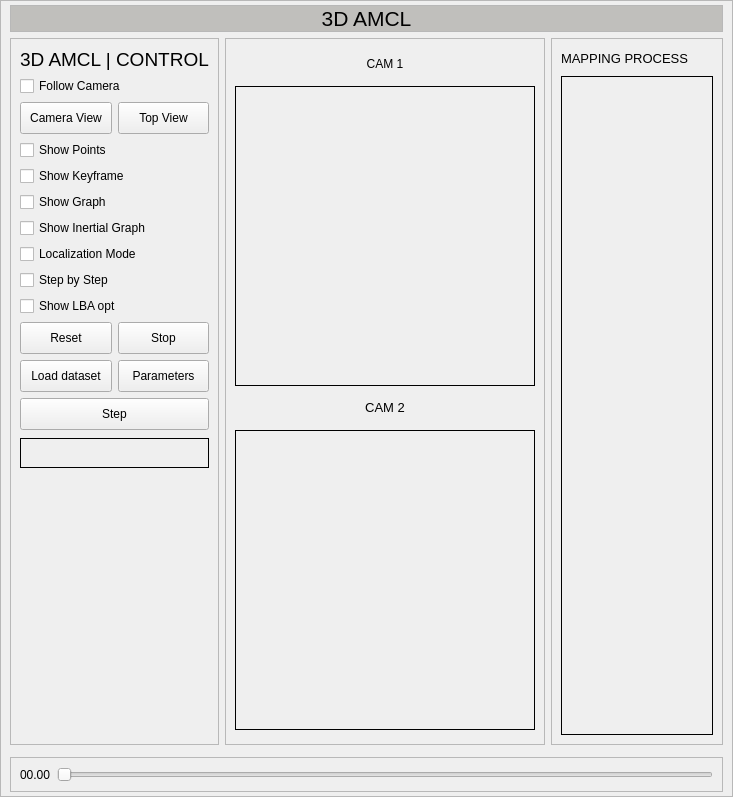
<?xml version="1.0" encoding="UTF-8"?>
<ui version="4.0">
 <class>Form</class>
 <widget class="QWidget" name="Form">
  <property name="geometry">
   <rect>
    <x>0</x>
    <y>0</y>
    <width>733</width>
    <height>797</height>
   </rect>
  </property>
  <property name="windowTitle">
   <string>Form</string>
  </property>
  <layout class="QVBoxLayout" name="verticalLayout">
   <property name="leftMargin">
    <number>0</number>
   </property>
   <property name="topMargin">
    <number>0</number>
   </property>
   <property name="rightMargin">
    <number>0</number>
   </property>
   <property name="bottomMargin">
    <number>0</number>
   </property>
   <item>
    <widget class="QFrame" name="frame_7">
     <property name="frameShape">
      <enum>QFrame::StyledPanel</enum>
     </property>
     <property name="frameShadow">
      <enum>QFrame::Raised</enum>
     </property>
     <layout class="QVBoxLayout" name="verticalLayout_7">
      <property name="leftMargin">
       <number>9</number>
      </property>
      <property name="topMargin">
       <number>4</number>
      </property>
      <property name="rightMargin">
       <number>9</number>
      </property>
      <property name="bottomMargin">
       <number>4</number>
      </property>
      <item>
       <widget class="QFrame" name="frame">
        <property name="maximumSize">
         <size>
          <width>16777215</width>
          <height>35</height>
         </size>
        </property>
        <property name="frameShape">
         <enum>QFrame::StyledPanel</enum>
        </property>
        <property name="frameShadow">
         <enum>QFrame::Raised</enum>
        </property>
        <layout class="QVBoxLayout" name="verticalLayout_5">
         <property name="spacing">
          <number>6</number>
         </property>
         <property name="leftMargin">
          <number>0</number>
         </property>
         <property name="topMargin">
          <number>0</number>
         </property>
         <property name="rightMargin">
          <number>0</number>
         </property>
         <property name="bottomMargin">
          <number>0</number>
         </property>
         <item>
          <widget class="QLabel" name="label_8">
           <property name="styleSheet">
            <string notr="true">background-color: rgb(192, 191, 188);</string>
           </property>
           <property name="text">
            <string>&lt;html&gt;&lt;head/&gt;&lt;body&gt;&lt;p align=&quot;center&quot;&gt;&lt;span style=&quot; font-size:16pt;&quot;&gt;3D AMCL&lt;/span&gt;&lt;/p&gt;&lt;/body&gt;&lt;/html&gt;</string>
           </property>
          </widget>
         </item>
        </layout>
       </widget>
      </item>
      <item>
       <widget class="QFrame" name="frame_2">
        <property name="frameShape">
         <enum>QFrame::NoFrame</enum>
        </property>
        <property name="frameShadow">
         <enum>QFrame::Raised</enum>
        </property>
        <layout class="QVBoxLayout" name="verticalLayout_6">
         <property name="leftMargin">
          <number>0</number>
         </property>
         <property name="topMargin">
          <number>0</number>
         </property>
         <property name="rightMargin">
          <number>0</number>
         </property>
         <property name="bottomMargin">
          <number>0</number>
         </property>
         <item>
          <layout class="QHBoxLayout" name="horizontalLayout_5">
           <item>
            <widget class="QFrame" name="frame_6">
             <property name="frameShape">
              <enum>QFrame::NoFrame</enum>
             </property>
             <property name="frameShadow">
              <enum>QFrame::Raised</enum>
             </property>
             <layout class="QHBoxLayout" name="horizontalLayout">
              <property name="spacing">
               <number>6</number>
              </property>
              <property name="leftMargin">
               <number>0</number>
              </property>
              <property name="topMargin">
               <number>0</number>
              </property>
              <property name="rightMargin">
               <number>0</number>
              </property>
              <property name="bottomMargin">
               <number>6</number>
              </property>
              <item>
               <widget class="QFrame" name="frame_3">
                <property name="maximumSize">
                 <size>
                  <width>250</width>
                  <height>16777215</height>
                 </size>
                </property>
                <property name="frameShape">
                 <enum>QFrame::StyledPanel</enum>
                </property>
                <property name="frameShadow">
                 <enum>QFrame::Raised</enum>
                </property>
                <layout class="QVBoxLayout" name="verticalLayout_2">
                 <property name="spacing">
                  <number>6</number>
                 </property>
                 <item>
                  <widget class="QLabel" name="label">
                   <property name="maximumSize">
                    <size>
                     <width>16777215</width>
                     <height>22</height>
                    </size>
                   </property>
                   <property name="styleSheet">
                    <string notr="true">font: 25 11pt &quot;URW Bookman&quot;;</string>
                   </property>
                   <property name="text">
                    <string>&lt;html&gt;&lt;head/&gt;&lt;body&gt;&lt;p&gt;&lt;span style=&quot; font-size:14pt;&quot;&gt;3D AMCL | CONTROL&lt;/span&gt;&lt;/p&gt;&lt;/body&gt;&lt;/html&gt;</string>
                   </property>
                  </widget>
                 </item>
                 <item>
                  <widget class="QCheckBox" name="checkBox">
                   <property name="text">
                    <string>Follow Camera</string>
                   </property>
                  </widget>
                 </item>
                 <item>
                  <layout class="QHBoxLayout" name="horizontalLayout_2">
                   <item>
                    <widget class="QPushButton" name="pushButton">
                     <property name="minimumSize">
                      <size>
                       <width>0</width>
                       <height>32</height>
                      </size>
                     </property>
                     <property name="text">
                      <string>Camera View</string>
                     </property>
                    </widget>
                   </item>
                   <item>
                    <widget class="QPushButton" name="pushButton_2">
                     <property name="minimumSize">
                      <size>
                       <width>0</width>
                       <height>32</height>
                      </size>
                     </property>
                     <property name="text">
                      <string>Top View</string>
                     </property>
                    </widget>
                   </item>
                  </layout>
                 </item>
                 <item>
                  <widget class="QCheckBox" name="checkBox_2">
                   <property name="text">
                    <string>Show Points</string>
                   </property>
                  </widget>
                 </item>
                 <item>
                  <widget class="QCheckBox" name="checkBox_3">
                   <property name="text">
                    <string>Show Keyframe</string>
                   </property>
                  </widget>
                 </item>
                 <item>
                  <widget class="QCheckBox" name="checkBox_4">
                   <property name="text">
                    <string>Show Graph</string>
                   </property>
                  </widget>
                 </item>
                 <item>
                  <widget class="QCheckBox" name="checkBox_5">
                   <property name="text">
                    <string>Show Inertial Graph</string>
                   </property>
                  </widget>
                 </item>
                 <item>
                  <widget class="QCheckBox" name="checkBox_6">
                   <property name="text">
                    <string>Localization Mode</string>
                   </property>
                  </widget>
                 </item>
                 <item>
                  <widget class="QCheckBox" name="checkBox_7">
                   <property name="text">
                    <string>Step by Step</string>
                   </property>
                  </widget>
                 </item>
                 <item>
                  <widget class="QCheckBox" name="checkBox_8">
                   <property name="text">
                    <string>Show LBA opt</string>
                   </property>
                  </widget>
                 </item>
                 <item>
                  <layout class="QHBoxLayout" name="horizontalLayout_3">
                   <item>
                    <widget class="QPushButton" name="pushButton_3">
                     <property name="minimumSize">
                      <size>
                       <width>0</width>
                       <height>32</height>
                      </size>
                     </property>
                     <property name="text">
                      <string>Reset</string>
                     </property>
                    </widget>
                   </item>
                   <item>
                    <widget class="QPushButton" name="pushButton_4">
                     <property name="minimumSize">
                      <size>
                       <width>0</width>
                       <height>32</height>
                      </size>
                     </property>
                     <property name="text">
                      <string>Stop</string>
                     </property>
                    </widget>
                   </item>
                  </layout>
                 </item>
                 <item>
                  <layout class="QHBoxLayout" name="horizontalLayout_4">
                   <item>
                    <widget class="QPushButton" name="pushButton_dataset">
                     <property name="minimumSize">
                      <size>
                       <width>0</width>
                       <height>32</height>
                      </size>
                     </property>
                     <property name="text">
                      <string>Load dataset</string>
                     </property>
                    </widget>
                   </item>
                   <item>
                    <widget class="QPushButton" name="pushButton_7">
                     <property name="minimumSize">
                      <size>
                       <width>0</width>
                       <height>32</height>
                      </size>
                     </property>
                     <property name="text">
                      <string>Parameters</string>
                     </property>
                    </widget>
                   </item>
                  </layout>
                 </item>
                 <item>
                  <widget class="QPushButton" name="pushButton_5">
                   <property name="minimumSize">
                    <size>
                     <width>0</width>
                     <height>32</height>
                    </size>
                   </property>
                   <property name="text">
                    <string>Step</string>
                   </property>
                  </widget>
                 </item>
                 <item>
                  <widget class="QLabel" name="label_terminal">
                   <property name="minimumSize">
                    <size>
                     <width>0</width>
                     <height>30</height>
                    </size>
                   </property>
                   <property name="maximumSize">
                    <size>
                     <width>16777215</width>
                     <height>25</height>
                    </size>
                   </property>
                   <property name="frameShape">
                    <enum>QFrame::Box</enum>
                   </property>
                   <property name="text">
                    <string/>
                   </property>
                  </widget>
                 </item>
                 <item>
                  <spacer name="verticalSpacer">
                   <property name="orientation">
                    <enum>Qt::Vertical</enum>
                   </property>
                   <property name="sizeHint" stdset="0">
                    <size>
                     <width>20</width>
                     <height>40</height>
                    </size>
                   </property>
                  </spacer>
                 </item>
                </layout>
               </widget>
              </item>
              <item>
               <widget class="QFrame" name="frame_4">
                <property name="maximumSize">
                 <size>
                  <width>400</width>
                  <height>16777215</height>
                 </size>
                </property>
                <property name="frameShape">
                 <enum>QFrame::StyledPanel</enum>
                </property>
                <property name="frameShadow">
                 <enum>QFrame::Sunken</enum>
                </property>
                <layout class="QVBoxLayout" name="verticalLayout_3">
                 <property name="leftMargin">
                  <number>9</number>
                 </property>
                 <property name="rightMargin">
                  <number>9</number>
                 </property>
                 <item>
                  <widget class="QLabel" name="label_4">
                   <property name="minimumSize">
                    <size>
                     <width>300</width>
                     <height>0</height>
                    </size>
                   </property>
                   <property name="maximumSize">
                    <size>
                     <width>16777215</width>
                     <height>22</height>
                    </size>
                   </property>
                   <property name="styleSheet">
                    <string notr="true">font: 25 11pt &quot;URW Bookman&quot;;</string>
                   </property>
                   <property name="text">
                    <string>&lt;html&gt;&lt;head/&gt;&lt;body&gt;&lt;p align=&quot;center&quot;&gt;&lt;span style=&quot; font-size:9pt;&quot;&gt;CAM 1&lt;/span&gt;&lt;/p&gt;&lt;/body&gt;&lt;/html&gt;</string>
                   </property>
                  </widget>
                 </item>
                 <item>
                  <widget class="QLabel" name="label_5">
                   <property name="minimumSize">
                    <size>
                     <width>300</width>
                     <height>300</height>
                    </size>
                   </property>
                   <property name="maximumSize">
                    <size>
                     <width>400</width>
                     <height>300</height>
                    </size>
                   </property>
                   <property name="frameShape">
                    <enum>QFrame::Box</enum>
                   </property>
                   <property name="text">
                    <string/>
                   </property>
                  </widget>
                 </item>
                 <item>
                  <widget class="QLabel" name="label_6">
                   <property name="minimumSize">
                    <size>
                     <width>300</width>
                     <height>0</height>
                    </size>
                   </property>
                   <property name="maximumSize">
                    <size>
                     <width>16777215</width>
                     <height>22</height>
                    </size>
                   </property>
                   <property name="styleSheet">
                    <string notr="true">font: 25 11pt &quot;URW Bookman&quot;;</string>
                   </property>
                   <property name="text">
                    <string>&lt;html&gt;&lt;head/&gt;&lt;body&gt;&lt;p align=&quot;center&quot;&gt;&lt;span style=&quot; font-size:10pt;&quot;&gt;CAM 2&lt;/span&gt;&lt;/p&gt;&lt;/body&gt;&lt;/html&gt;</string>
                   </property>
                  </widget>
                 </item>
                 <item>
                  <widget class="QLabel" name="label_7">
                   <property name="minimumSize">
                    <size>
                     <width>300</width>
                     <height>300</height>
                    </size>
                   </property>
                   <property name="maximumSize">
                    <size>
                     <width>400</width>
                     <height>300</height>
                    </size>
                   </property>
                   <property name="frameShape">
                    <enum>QFrame::Box</enum>
                   </property>
                   <property name="text">
                    <string/>
                   </property>
                  </widget>
                 </item>
                </layout>
               </widget>
              </item>
              <item>
               <widget class="QFrame" name="frame_5">
                <property name="frameShape">
                 <enum>QFrame::StyledPanel</enum>
                </property>
                <property name="frameShadow">
                 <enum>QFrame::Raised</enum>
                </property>
                <layout class="QVBoxLayout" name="verticalLayout_4">
                 <item>
                  <widget class="QLabel" name="label_10">
                   <property name="maximumSize">
                    <size>
                     <width>16777215</width>
                     <height>22</height>
                    </size>
                   </property>
                   <property name="styleSheet">
                    <string notr="true">font: 25 11pt &quot;URW Bookman&quot;;</string>
                   </property>
                   <property name="text">
                    <string>&lt;html&gt;&lt;head/&gt;&lt;body&gt;&lt;p&gt;&lt;span style=&quot; font-size:10pt;&quot;&gt;MAPPING PROCESS&lt;/span&gt;&lt;/p&gt;&lt;/body&gt;&lt;/html&gt;</string>
                   </property>
                  </widget>
                 </item>
                 <item>
                  <widget class="QLabel" name="label_9">
                   <property name="frameShape">
                    <enum>QFrame::Box</enum>
                   </property>
                   <property name="text">
                    <string/>
                   </property>
                  </widget>
                 </item>
                </layout>
               </widget>
              </item>
             </layout>
            </widget>
           </item>
          </layout>
         </item>
        </layout>
       </widget>
      </item>
      <item>
       <widget class="QFrame" name="frame_8">
        <property name="frameShape">
         <enum>QFrame::StyledPanel</enum>
        </property>
        <property name="frameShadow">
         <enum>QFrame::Raised</enum>
        </property>
        <layout class="QHBoxLayout" name="horizontalLayout_6">
         <item>
          <widget class="QLabel" name="label_2">
           <property name="text">
            <string>00.00</string>
           </property>
          </widget>
         </item>
         <item>
          <widget class="QSlider" name="horizontalSlider">
           <property name="orientation">
            <enum>Qt::Horizontal</enum>
           </property>
          </widget>
         </item>
        </layout>
       </widget>
      </item>
     </layout>
    </widget>
   </item>
  </layout>
 </widget>
 <resources/>
 <connections/>
</ui>
